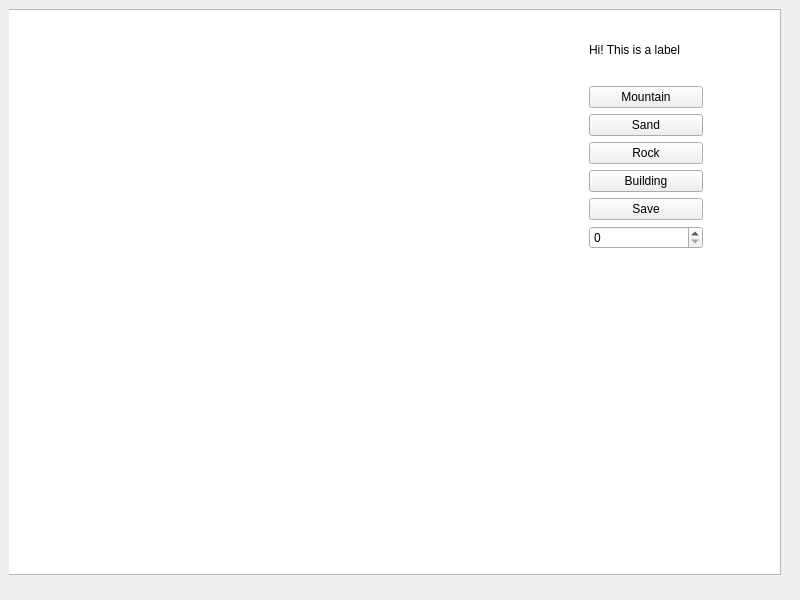
<?xml version="1.0" encoding="UTF-8"?>
<ui version="4.0">
 <class>MainWindow</class>
 <widget class="QMainWindow" name="MainWindow">
  <property name="geometry">
   <rect>
    <x>0</x>
    <y>0</y>
    <width>800</width>
    <height>600</height>
   </rect>
  </property>
  <property name="windowTitle">
   <string>MainWindow</string>
  </property>
  <widget class="QWidget" name="centralwidget">
   <layout class="QVBoxLayout" name="verticalLayout">
    <item>
     <widget class="QWidget" name="widget" native="true">
      <property name="enabled">
       <bool>true</bool>
      </property>
      <widget class="QGraphicsView" name="view">
       <property name="geometry">
        <rect>
         <x>-10</x>
         <y>0</y>
         <width>782</width>
         <height>566</height>
        </rect>
       </property>
       <property name="alignment">
        <set>Qt::AlignLeading|Qt::AlignLeft|Qt::AlignTop</set>
       </property>
      </widget>
      <widget class="QWidget" name="verticalLayoutWidget">
       <property name="geometry">
        <rect>
         <x>580</x>
         <y>10</y>
         <width>114</width>
         <height>230</height>
        </rect>
       </property>
       <layout class="QVBoxLayout" name="button_container">
        <item>
         <widget class="QLabel" name="label">
          <property name="text">
           <string>Hi! This is a label</string>
          </property>
         </widget>
        </item>
        <item>
         <widget class="QPushButton" name="edit_button_1">
          <property name="text">
           <string>Mountain</string>
          </property>
         </widget>
        </item>
        <item>
         <widget class="QPushButton" name="edit_button_2">
          <property name="text">
           <string>Sand</string>
          </property>
         </widget>
        </item>
        <item>
         <widget class="QPushButton" name="edit_button_3">
          <property name="text">
           <string>Rock</string>
          </property>
         </widget>
        </item>
        <item>
         <widget class="QPushButton" name="building_button">
          <property name="text">
           <string>Building</string>
          </property>
         </widget>
        </item>
        <item>
         <widget class="QPushButton" name="save_button">
          <property name="text">
           <string>Save</string>
          </property>
         </widget>
        </item>
        <item>
         <widget class="QSpinBox" name="spinBox"/>
        </item>
       </layout>
      </widget>
      <zorder>view</zorder>
      <zorder>verticalLayoutWidget</zorder>
     </widget>
    </item>
   </layout>
  </widget>
 </widget>
 <resources/>
 <connections/>
</ui>
